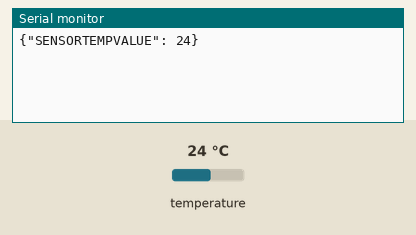
The sketch below on a simulated Arduino Uno, built with avr-gcc and run on an emulated ATmega328P. On the bench: the last lines printed to the serial monitor. The test bench sets the inputs (shaded band); at power-on: temperature 24 °C.

Above: at 2.2 s.
2.3 s: temperature set to 12 °C
At 3.7 s:
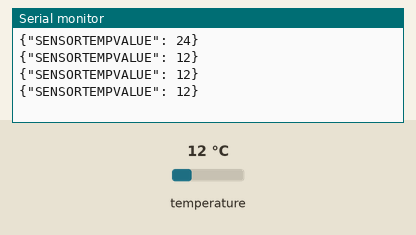
3.8 s: temperature set to 19 °C
At 5.5 s:
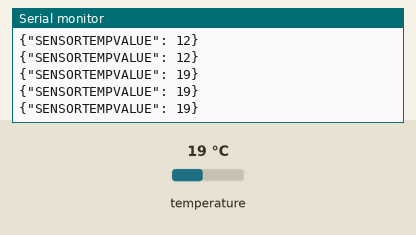
Timing chart, 0 to 7.0 s (numbered marks = the images above; inputs shaded):
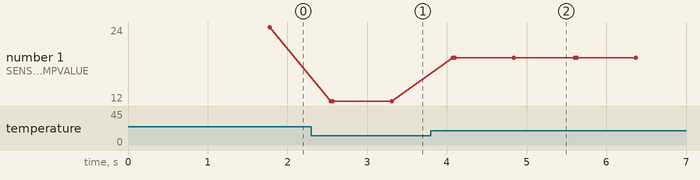

Measured:
- after the input at 2.3 s, the serial monitor: prints a new line after 0.24 s (image 1)
- after the input at 3.8 s, the serial monitor: prints a new line after 0.27 s (image 2)
- plotted number 1: 24 → 12 after the input at 2.3 s, 12 → 19 after the input at 3.8 s

The sketch:

SensorTemp.ino
```cpp
#include "SensorTemp.h"
SensorTemp sensortemp;
SensorTemp SensorTemp();

char texto[256];

void setup()
{
  Serial.begin(9600);
  delay(1000);
}

void loop()
{
  sensortemp.showSensorTemp();
  sprintf(texto, "{\"SENSORTEMPVALUE\": %d}" , sensortemp.showSensorTemp());
  Serial.println(texto);

}
```

SensorTemp.cpp
```cpp
#include "SensorTemp.h"
#include <OneWire.h>
#include <DallasTemperature.h>

// Data wire is plugged into port 2 on the Arduino

#define ONE_WIRE_BUS 3

// Setup a oneWire instance to communicate with any OneWire devices (not just Maxim / Dallas temperature ICs)
OneWire oneWire(ONE_WIRE_BUS);

// Pass our oneWire reference to Dallas Temperature.
DallasTemperature sensors(&oneWire);

SensorTemp::SensorTemp() {
  sensors.begin();
}

int SensorTemp::showSensorTemp() {
  sensors.requestTemperatures(); // Send the command to get temperatures
  sensorTempValue = sensors.getTempCByIndex(0);
  //Serial.println(sensorTempValue);
  sprintf(messageSensorTemp, "{\"SENSORTEMPVALUE\": %d}" , sensorTempValue);
  Serial.println(messageSensorTemp);

  return sensorTempValue;
}
```

SensorTemp.h
```cpp
/*
  SensorTemp.h
  Author: Elvis Fernandes
  Date: 27/07/2020
*/
#ifndef SensorTemp_h
#define SensorTemp_h

class SensorTemp {

  public:

    SensorTemp();
    int sensorTempValue;
    int showSensorTemp();
    char messageSensorTemp[256];
};

#endif
```
